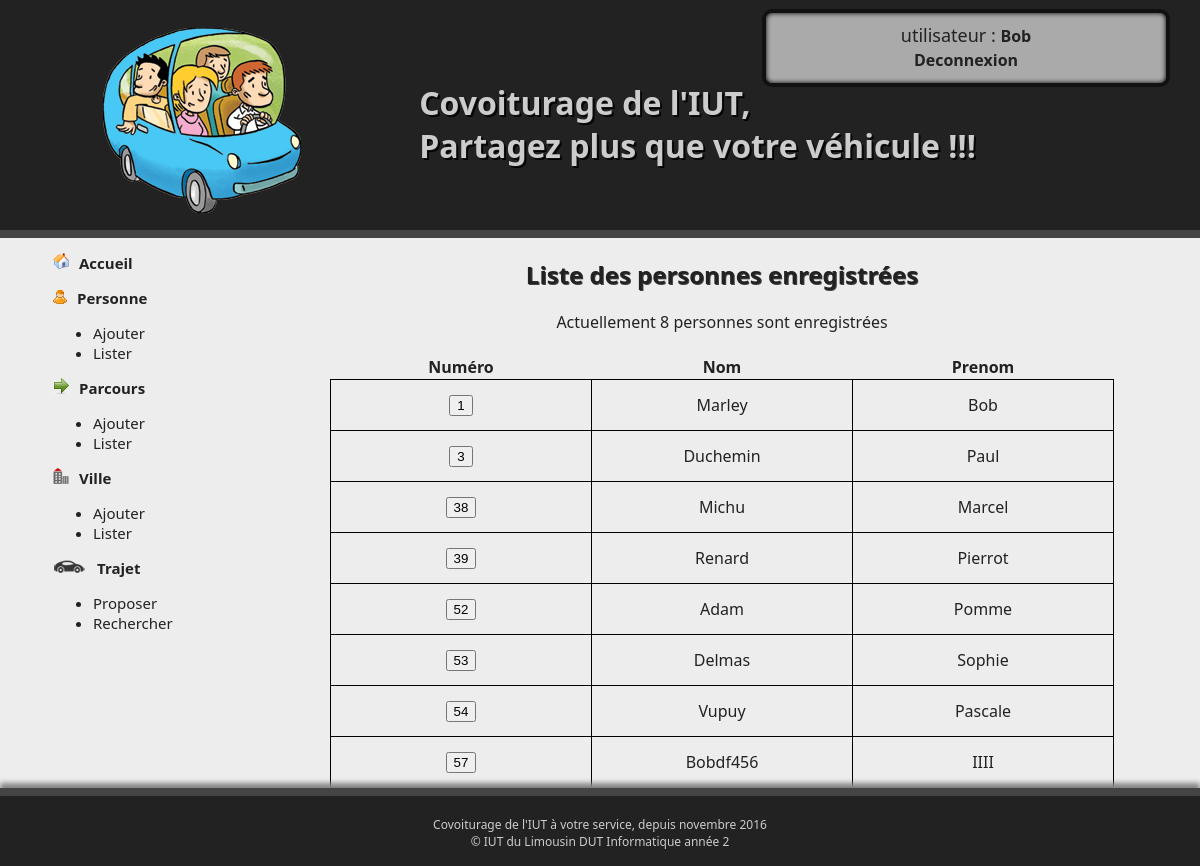
Page /index.php?page=2 (signed in) on the committed database.
### tables this page shows
CREATE TABLE `personne` (
  `per_num` int(11) NOT NULL,
  `per_nom` varchar(30) NOT NULL,
  `per_prenom` varchar(30) NOT NULL,
  `per_tel` char(14) NOT NULL,
  `per_mail` varchar(30) NOT NULL,
  `per_login` varchar(20) NOT NULL,
  `per_pwd` varchar(100) NOT NULL
);

### include/autoLoad.inc.php (called while the page is built, shortened)
<?php
spl_autoload_register(function ($className) {
    $repClasses = 'classes/';
}
);

### classes/PersonneManager.class.php (called while the page is built, shortened)
<?php
class PersonneManager
{
    private $db;
    public function __construct($db)
    {
        $this->db = $db;
    }
    public function getAllPersonne(): array
    {
        $listePersonnes = array();
        $sql = 'SELECT * FROM personne';
        $requete = $this->db->prepare($sql);
        $requete->execute();
        while ($personne = $requete->fetch())
            $listePersonnes[] = new Personne($personne);
        return $listePersonnes;
    }
    public function NombrePersonne()
    {
        $sql = 'SELECT count(per_num) as nbr FROM personne';
        $requete = $this->db->prepare($sql);
        $requete->execute();
        return $requete->fetch()['nbr'];
    }
}

### classes/Personne.class.php (called while the page is built, shortened)
<?php
class Personne
{
    private $per_num;
    private $per_nom;
    private $per_prenom;
    public function setPerPre($per_prenom)
    {
        $this->per_prenom = $per_prenom;
    }
    public function getPerNum()
    {
        return $this->per_num;
    }
    public function setPerNum($per_num)
    {
        $this->per_num = $per_num;
    }
    public function getPerNom()
    {
        return $this->per_nom;
    }
    public function setPerNom($per_nom)
    {
        $this->per_nom = $per_nom;
    }
    public function getPerPre()
    {
        return $this->per_prenom;
    }
}

### include/pages/listerPersonnes.inc.php (the view, shortened to what this page needs)
<?php
$pdo = new Mypdo();
$personneManager = new PersonneManager($pdo);
$personnes = $personneManager->getAllPersonne();
$nbr = $personneManager->NombrePersonne();
if (!isset($_POST['per_num'])) {
    ?>
    <div class="sstitre"><h2>Liste des personnes enregistrées</h2></div>
    <div>Actuellement <?php echo $nbr; ?> personnes sont enregistrées</div>
    <br>
    <table>
        <tr>
            <th>Numéro</th>
            <th>Nom</th>
            <th>Prenom</th>
        </tr>
        <?php
        foreach ($personnes as $personne) { ?>
            <tr>
                <td>
                    <form method="post">
                        <input id="inputPer" type="submit" name="per_num" value="<?php echo $personne->getPerNum(); ?>">
                    </form>
                </td>
                <td><?php echo $personne->getPerNom(); ?></td>
                <td><?php echo $personne->getPerPre(); ?></td>
            </tr>
        <?php } ?>
    </table>
<?php }
?>

### css/stylesheet.css (style rules this page uses)
body { background-color: #222222;; font-family: "Segoe UI", Verdana, serif; font-size: 12pt; margin: 0; padding: 0; }
table { border-collapse: collapse; margin: auto; text-align: center; }
td { text-align: center; height: 40px; width: 250px; padding: 5px; border: 1px solid black; }
.sstitre { text-shadow: 1px 1px #3e4244; }

### rows in the picture
personne: per_num "1", per_nom "Marley", per_prenom "Bob"
personne: per_num "3", per_nom "Duchemin", per_prenom "Paul"
personne: per_num "38", per_nom "Michu", per_prenom "Marcel"
personne: per_num "39", per_nom "Renard", per_prenom "Pierrot"
personne: per_num "52", per_nom "Adam", per_prenom "Pomme"
personne: per_num "53", per_nom "Delmas", per_prenom "Sophie"
personne: per_num "54", per_nom "Vupuy", per_prenom "Pascale"
personne: per_num "57", per_nom "Bobdf456", per_prenom "IIII"

### other values in the picture
$_SESSION["login"] "Bob"
$nbr "8"
